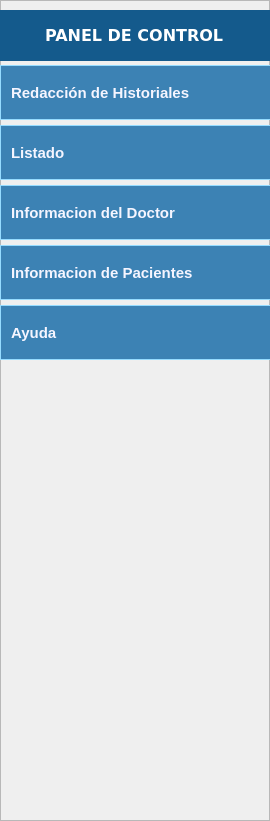
   <widget class="QFrame" name="frame">
    <property name="geometry">
     <rect>
      <x>0</x>
      <y>0</y>
      <width>270</width>
      <height>821</height>
     </rect>
    </property>
    <property name="styleSheet">
     <string notr="true">background-color: rgb(193,	235,	253);</string>
    </property>
    <property name="frameShape">
     <enum>QFrame::StyledPanel</enum>
    </property>
    <property name="frameShadow">
     <enum>QFrame::Raised</enum>
    </property>
    <widget class="QPushButton" name="pushButton_3">
     <property name="geometry">
      <rect>
       <x>0</x>
       <y>125</y>
       <width>271</width>
       <height>55</height>
      </rect>
     </property>
     <property name="font">
      <font>
       <family>Arial</family>
       <pointsize>11</pointsize>
       <weight>75</weight>
       <italic>false</italic>
       <bold>true</bold>
      </font>
     </property>
     <property name="cursor">
      <cursorShape>PointingHandCursor</cursorShape>
     </property>
     <property name="styleSheet">
      <string notr="true">background-color: rgb(60, 130, 180); 
border: 1px solid rgb(150,220,255); 
border-radius: 0px; 
color: rgb(245, 245, 255);
text-align: left; 
padding-left: 10px</string>
     </property>
     <property name="text">
      <string>Listado</string>
     </property>
     <property name="icon">
      <iconset>
       <normaloff>../../.designer/backup/Iconos/documentos.png</normaloff>../../.designer/backup/Iconos/documentos.png</iconset>
     </property>
     <property name="iconSize">
      <size>
       <width>32</width>
       <height>32</height>
      </size>
     </property>
    </widget>
    <widget class="QPushButton" name="pushButton_5">
     <property name="enabled">
      <bool>true</bool>
     </property>
     <property name="geometry">
      <rect>
       <x>0</x>
       <y>65</y>
       <width>271</width>
       <height>55</height>
      </rect>
     </property>
     <property name="font">
      <font>
       <family>Arial</family>
       <pointsize>11</pointsize>
       <weight>75</weight>
       <italic>false</italic>
       <bold>true</bold>
      </font>
     </property>
     <property name="cursor">
      <cursorShape>PointingHandCursor</cursorShape>
     </property>
     <property name="focusPolicy">
      <enum>Qt::ClickFocus</enum>
     </property>
     <property name="layoutDirection">
      <enum>Qt::LeftToRight</enum>
     </property>
     <property name="styleSheet">
      <string notr="true">background-color: rgb(60, 130, 180); 
border: 1px solid rgb(150,220,255); 
border-radius: 0px; 
color: rgb(245, 245, 255);
text-align: left; 
padding-left: 10px</string>
     </property>
     <property name="text">
      <string>Redacción de Historiales</string>
     </property>
     <property name="icon">
      <iconset>
       <normaloff>../../.designer/backup/Iconos/historialmedico.png</normaloff>../../.designer/backup/Iconos/historialmedico.png</iconset>
     </property>
     <property name="iconSize">
      <size>
       <width>32</width>
       <height>32</height>
      </size>
     </property>
    </widget>
    <widget class="QPushButton" name="pushButton_4">
     <property name="geometry">
      <rect>
       <x>0</x>
       <y>305</y>
       <width>271</width>
       <height>55</height>
      </rect>
     </property>
     <property name="font">
      <font>
       <family>Arial</family>
       <pointsize>11</pointsize>
       <weight>75</weight>
       <italic>false</italic>
       <bold>true</bold>
      </font>
     </property>
     <property name="cursor">
      <cursorShape>PointingHandCursor</cursorShape>
     </property>
     <property name="focusPolicy">
      <enum>Qt::ClickFocus</enum>
     </property>
     <property name="styleSheet">
      <string notr="true">background-color: rgb(60, 130, 180); 
border: 1px solid rgb(150,220,255); 
border-radius: 0px; 
color: rgb(245, 245, 255);
text-align: left; 
padding-left: 10px</string>
     </property>
     <property name="text">
      <string>Ayuda</string>
     </property>
     <property name="icon">
      <iconset>
       <normaloff>../../.designer/backup/Iconos/iconopregunta.png</normaloff>../../.designer/backup/Iconos/iconopregunta.png</iconset>
     </property>
     <property name="iconSize">
      <size>
       <width>32</width>
       <height>32</height>
      </size>
     </property>
    </widget>
    <widget class="QLineEdit" name="lineEdit_7">
     <property name="geometry">
      <rect>
       <x>0</x>
       <y>10</y>
       <width>270</width>
       <height>51</height>
      </rect>
     </property>
     <property name="font">
      <font>
       <family>Verdana</family>
       <pointsize>12</pointsize>
       <weight>75</weight>
       <bold>true</bold>
      </font>
     </property>
     <property name="cursor">
      <cursorShape>ArrowCursor</cursorShape>
     </property>
     <property name="layoutDirection">
      <enum>Qt::LeftToRight</enum>
     </property>
     <property name="styleSheet">
      <string notr="true">background-color: rgb(20, 90, 140); 
color: rgb(255,255,255); 
border: 0px;




</string>
     </property>
     <property name="text">
      <string>PANEL DE CONTROL</string>
     </property>
     <property name="alignment">
      <set>Qt::AlignCenter</set>
     </property>
    </widget>
    <widget class="QPushButton" name="pushButton_6">
     <property name="enabled">
      <bool>true</bool>
     </property>
     <property name="geometry">
      <rect>
       <x>0</x>
       <y>185</y>
       <width>271</width>
       <height>55</height>
      </rect>
     </property>
     <property name="font">
      <font>
       <family>Arial</family>
       <pointsize>11</pointsize>
       <weight>75</weight>
       <italic>false</italic>
       <bold>true</bold>
      </font>
     </property>
     <property name="cursor">
      <cursorShape>PointingHandCursor</cursorShape>
     </property>
     <property name="focusPolicy">
      <enum>Qt::ClickFocus</enum>
     </property>
     <property name="layoutDirection">
      <enum>Qt::LeftToRight</enum>
     </property>
     <property name="styleSheet">
      <string notr="true">background-color: rgb(60, 130, 180); 
border: 1px solid rgb(150,220,255); 
border-radius: 0px; 
color: rgb(245, 245, 255);
text-align: left; 
padding-left: 10px</string>
     </property>
     <property name="text">
      <string>Informacion del Doctor</string>
     </property>
     <property name="icon">
      <iconset>
       <normaloff>D:/TESIS/.designer/backup/Iconos/historialmedico.png</normaloff>D:/TESIS/.designer/backup/Iconos/historialmedico.png</iconset>
     </property>
     <property name="iconSize">
      <size>
       <width>32</width>
       <height>32</height>
      </size>
     </property>
    </widget>
    <widget class="QPushButton" name="pushButton_10">
     <property name="enabled">
      <bool>true</bool>
     </property>
     <property name="geometry">
      <rect>
       <x>0</x>
       <y>245</y>
       <width>271</width>
       <height>55</height>
      </rect>
     </property>
     <property name="font">
      <font>
       <family>Arial</family>
       <pointsize>11</pointsize>
       <weight>75</weight>
       <italic>false</italic>
       <bold>true</bold>
      </font>
     </property>
     <property name="cursor">
      <cursorShape>PointingHandCursor</cursorShape>
     </property>
     <property name="focusPolicy">
      <enum>Qt::ClickFocus</enum>
     </property>
     <property name="layoutDirection">
      <enum>Qt::LeftToRight</enum>
     </property>
     <property name="styleSheet">
      <string notr="true">background-color: rgb(60, 130, 180); 
border: 1px solid rgb(150,220,255); 
border-radius: 0px; 
color: rgb(245, 245, 255);
text-align: left; 
padding-left: 10px</string>
     </property>
     <property name="text">
      <string>Informacion de Pacientes</string>
     </property>
     <property name="icon">
      <iconset>
       <normaloff>D:/TESIS/.designer/backup/Iconos/historialmedico.png</normaloff>D:/TESIS/.designer/backup/Iconos/historialmedico.png</iconset>
     </property>
     <property name="iconSize">
      <size>
       <width>32</width>
       <height>32</height>
      </size>
     </property>
    </widget>
   </widget>
